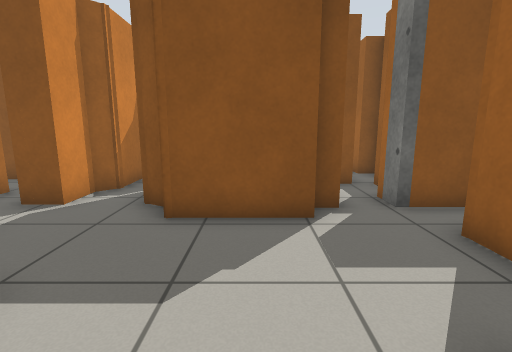
[1] (above)

14 first-person views from a walk through a robot-simulator world made for Gazebo. The camera is 0.9 m above the floor, tilts 10° down and sees 85° across. The lines on the ground mark 1 m squares. The floor is counted in squares, 0.5 m on a side. Each view is taken from the middle of a square. On the plan, view 1 faces up. The plan holds only what a view shows up to about 15 squares ahead; the rest is blank.

[2]
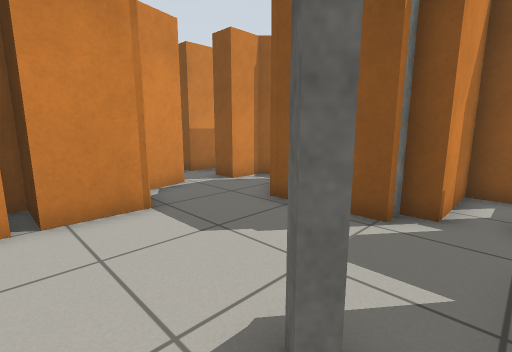

[3]
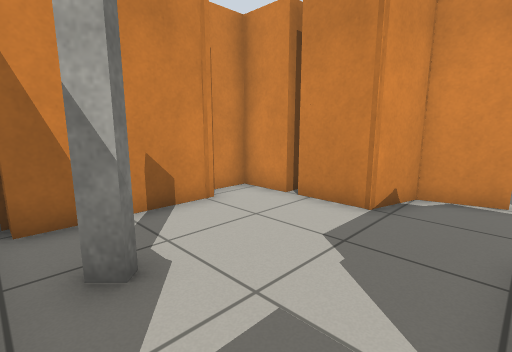

[4]
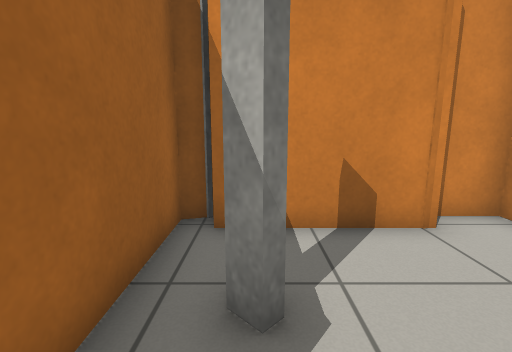

[5]
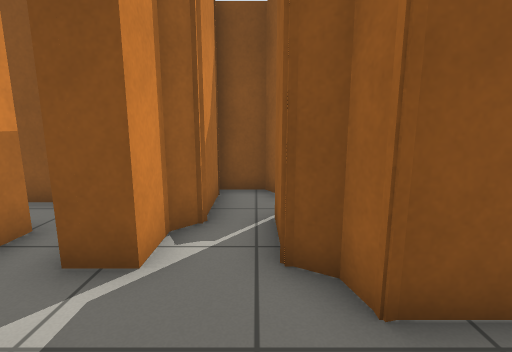

[6]
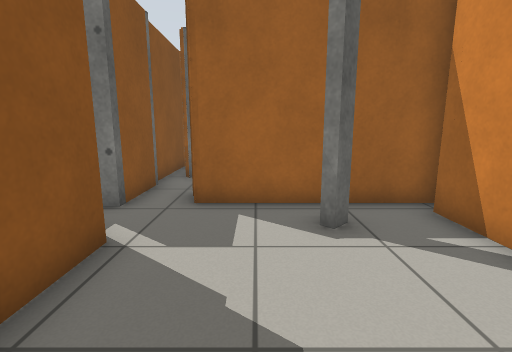

[7]
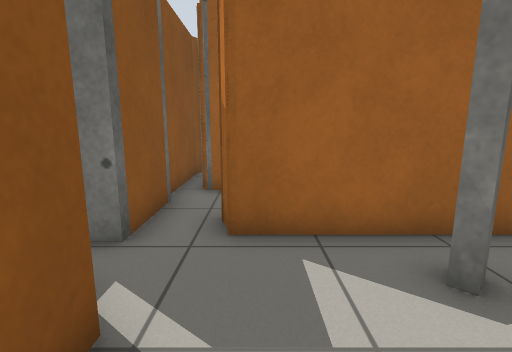

[8]
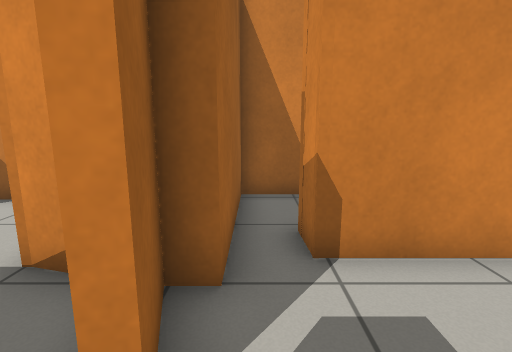

[9]
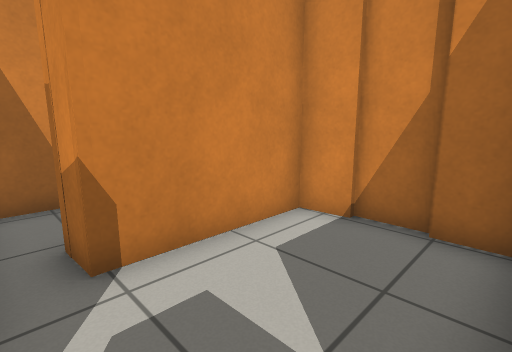

[10]
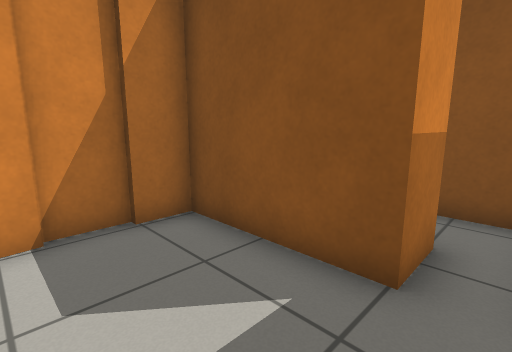

[11]
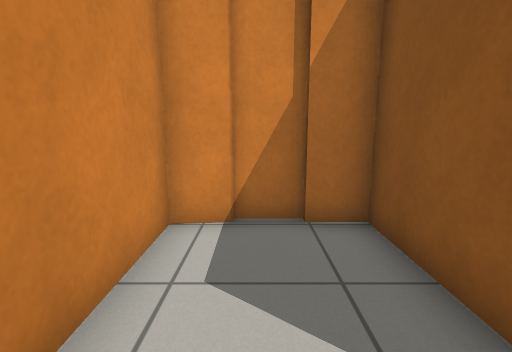

[12]
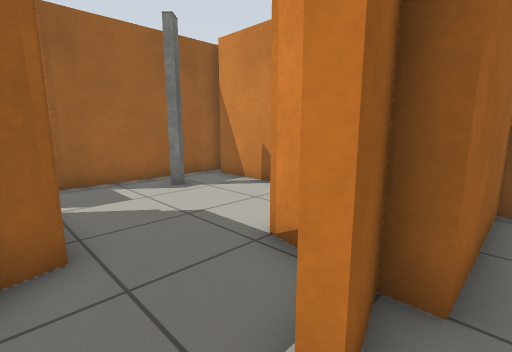

[13]
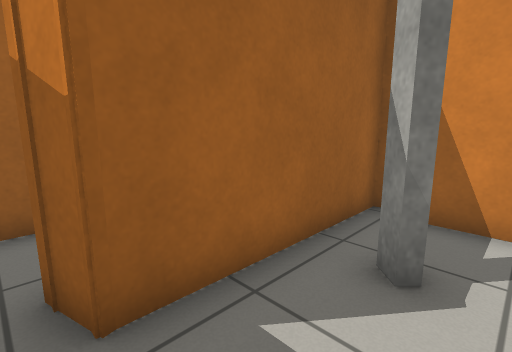

[14]
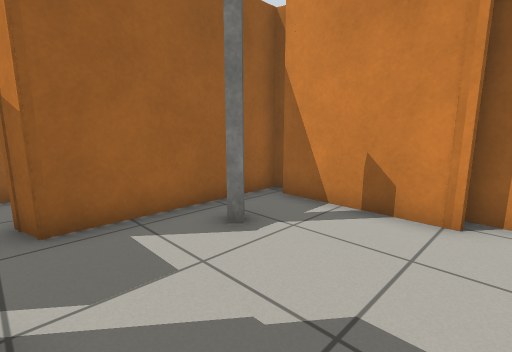

### Floor plan
Points are (right, up) in squares from view 1. A wall is a line through its corners. A room is listed if a view was taken in it or the views show most of it. See-through windows are left out.
Room 1 (views 1, 2, 3, 4, 5, 6, 7, 13, 14)
walls: (1.9, 1.9) (2.3, 1.4); (2.1, 1.2) (1.7, 1.7); (-1.2, -0.8) (2.8, -0.8); (-3, 0.2) (-3, -1.5) (-1.1, -1.5); (2.8, -1.5) (3.5, -1.3) (3.5, 4.4) (4.5, 4.7); (-5.1, 4.7) (-4.6, 3) (-3, 2.6) (-3, 0.6); (1.9, 8.8) (1.9, 6.1) (1.2, 6.1) (1.2, 5.4) (-1.8, 5.4) (-2, 6.1) (-2.6, 6.4) (-2.6, 8.5); (5.5, 6.1) (3.2, 6.1) (3.2, 7.1); (-2.4, 10.4) (-2.7, 10.9) (-4.1, 10.9); (-4, 10.6) (-4, 8.1) (-4.5, 7.6) (-4.5, 6.3)
ways out: opening at (-5, 5.5) to room 2; opening at (4.5, 5)
Room 2 (views 8, 9, 10, 11, 12)
walls: (-5.6, 3.1) (-5, 3.1) (-5.4, 4.7) (-5.1, 4.7); (-11.1, 3.7) (-11, 2.4) (-6.9, 2.4); (-11.3, 5) (-11.3, 3.5); (-6.9, 7.7) (-6.9, 6.1) (-11.1, 6.1) (-11.1, 4.9); (-4.5, 6.3) (-5.5, 6.3)
ways out: opening at (-5, 5.5) to room 1; opening at (-6, 3); opening at (-6, 7)

Positions as (right, up) in squares from view 1, and headings:
1: (0, 0), facing up
2: (3, 0), facing up-left
3: (3, 5), facing down-left
4: (2, 4), facing down
5: (-3, 3), facing up
6: (-3, 3), facing right
7: (-1, 4), facing right
8: (-6, 6), facing down
9: (-6, 6), facing down-left
10: (-6, 3), facing up-left
11: (-6, 4), facing left
12: (-6, 6), facing down-right
13: (1, 5), facing down-right
14: (-2, 5), facing down-right
